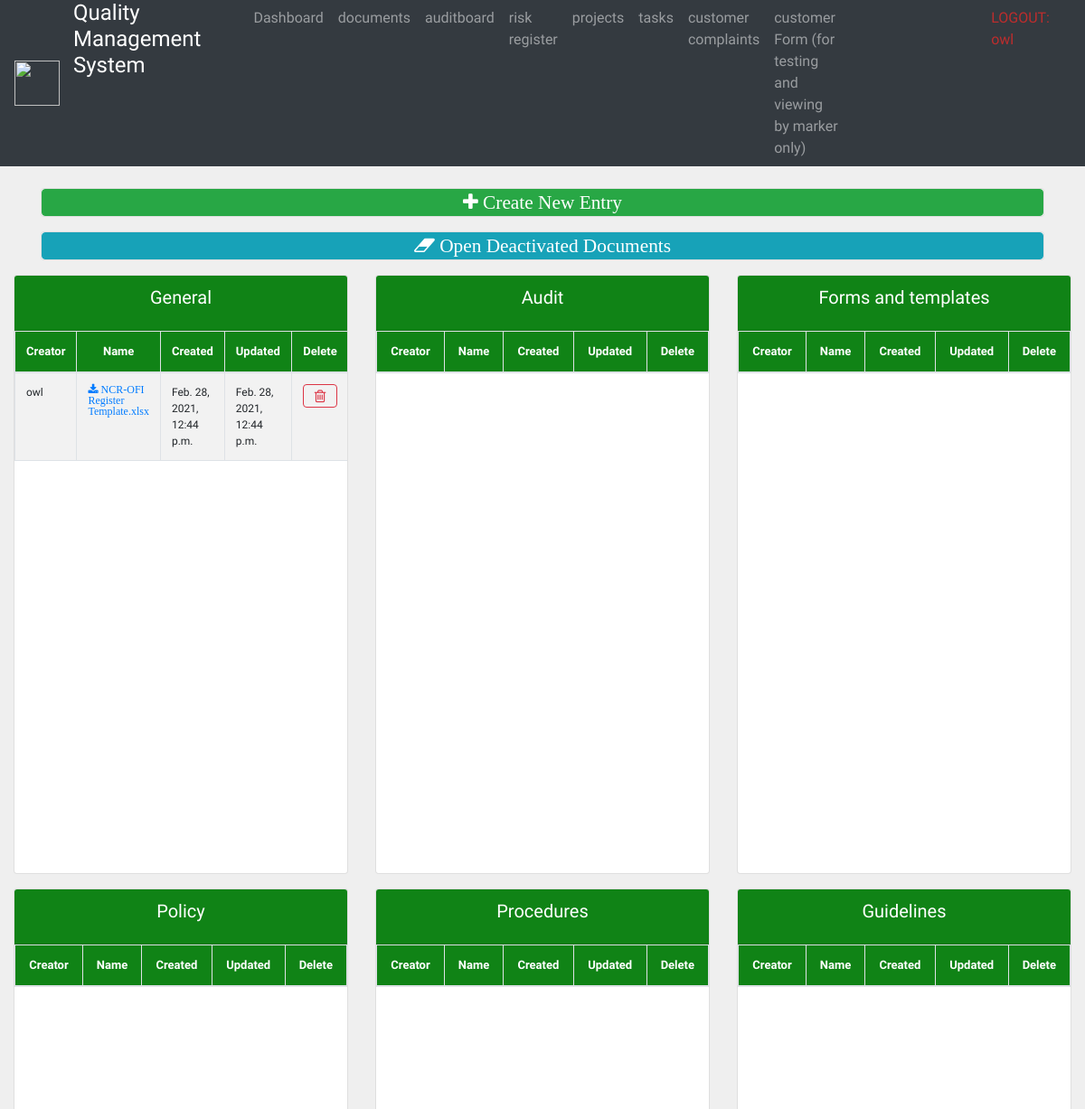
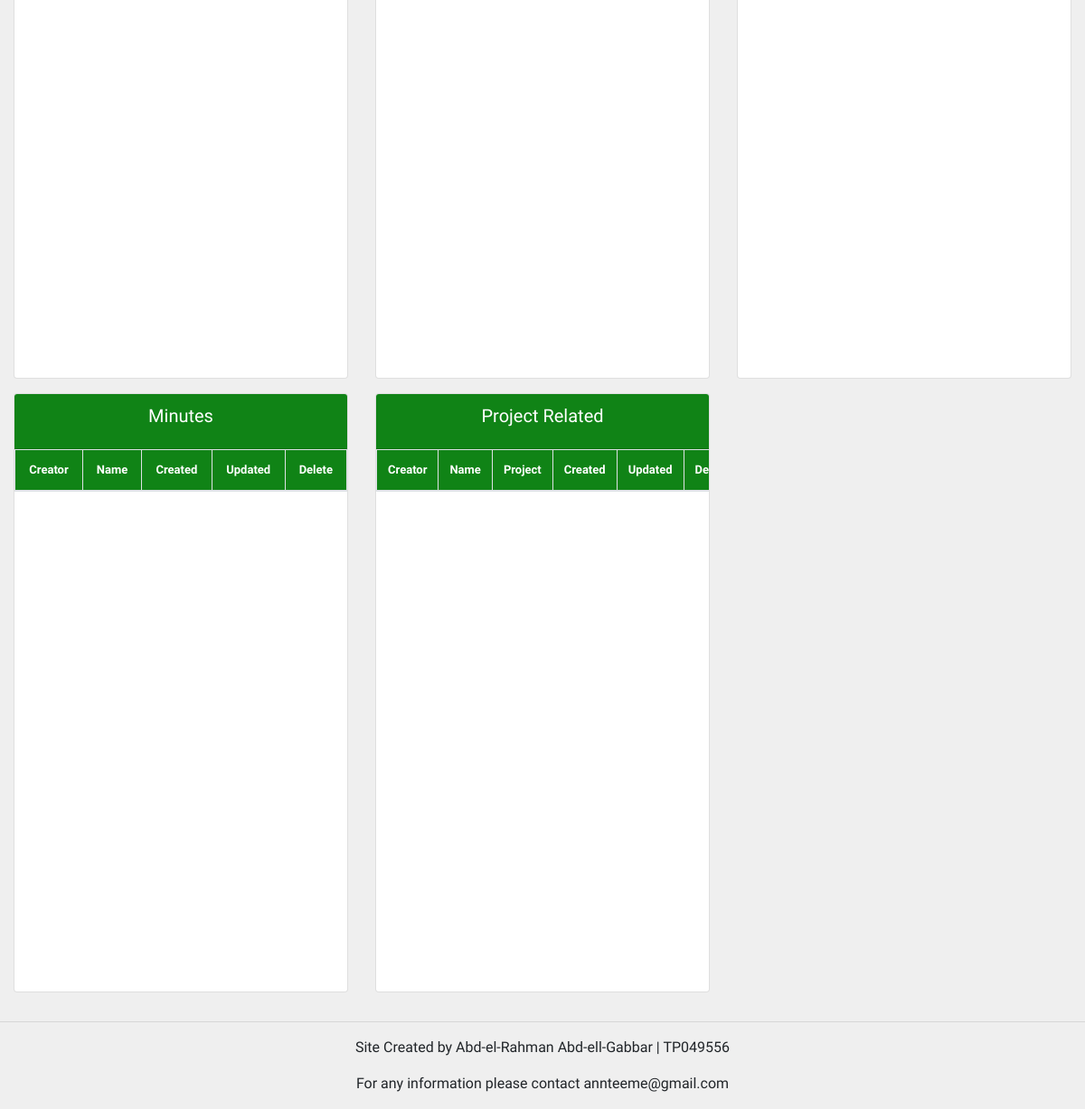
Screenshot of /docboard/ (signed in) with the database file from the repository (2 pictures, top to bottom).
### docs/models.py (models this page shows, shortened)
class Doc(models.Model):
    KIND_CHOICE =(
        ('General', 'General'),
        ('Audit', 'Audit'),
        ('Project Related', 'Project Related'),
        ('Policy', 'Policy'),
        ('Procedures', 'Procedures '),
        ('Guidelines', 'Guidelines'),
        ('Forms and templates', 'Forms and templates'),
        ('Minutes', 'Minutes'),
    )
    name = models.CharField(max_length=250, null=True, blank=True)
    creator = models.ForeignKey(settings.AUTH_USER_MODEL, on_delete=models.NOT_PROVIDED)
    projectID = models.ForeignKey(ProjectID.Project, null=True, blank=True, on_delete=models.SET_NULL)
    taskID = models.ForeignKey(TaskID.Task, null=True, blank=True, on_delete=models.SET_NULL)
    reportID = models.ForeignKey(ReportID.Report, null=True, blank=True, on_delete=models.SET_NULL)
    classified = models.BooleanField(default = False)
    document = models.FileField(null=False, blank=False)
    kind = models.CharField(choices=KIND_CHOICE, max_length=30, null=True, blank=True)
    dateCreated = models.DateTimeField(auto_now_add=True)
    dateUpdated = models.DateTimeField(null=True, blank=True)
    dateDeleted = models.DateTimeField(null=True, blank=True)

### acc/decorators.py (the view)
        def wrapper_func(request, *args, **kwargs):
            group = None
            if request.user.groups.exists():
                group =  request.user.groups.all()[0].name
            if group in allowed_roles:
                return view_func(request, *args, **kwargs)
            else:
                return HttpResponse('you are not authorised!')

### docs/views.py (called while the page is built)
@login_required(login_url='login')
@allowed_users(allowed_roles=['Manager', 'Audit'])
def docboard(request):
   docs = Doc.objects.all()
   return render(request, 'docboard.html', {'docs': docs})

### docs/templates/docboard.html (shortened to what this page needs)
{%  extends 'Base.html' %}
{% block content %}
<br>
<div class="container">
	<div class="card text-center mb-3">
		<td class="container" style="width: 10px;"><a class="btn btn-success  btn-block fa fa-plus fa-lg" aria-hidden="true" href="{% url 'docAdminCreate'%}"> Create New Entry</a></td>
	</div>
</div>
<div class="container">
	<div class="card text-center mb-3">
		<td class="container" style="width: 10px;"><a class="btn btn-info  btn-block fa fa-eraser fa-lg" aria-hidden="true" href="{% url 'completeDelete'%}"> Open Deactivated Documents</a></td>
	</div>
</div>
<div class="row">
	<div class="col-4">
		<div class="card text-center mb-3">
			<div class="card-header"  id="table-title1">
				<h5 class="card-title">General</h5>
			</div>
			<div id="table-short">
				<table class="table table-striped table-bordered projects" style="width: 100%">
					<thead>
						<tr id="table-title1">
							<th>Creator</th>
							<th>Name</th>
							<th>Created</th>
							<th>Updated</th>
							<th>Delete</th>
						</tr>
					</thead>
					<tbody id="table-font" >
					{% for d in docs %}
						{% if d.kind == 'General' and d.dateDeleted == null or d.kind == null and d.dateDeleted == null %}
							<tr >
							<td>{{d.creator}}</td>
							<td><a class= "fa fa-download" href="{{d.document.url}}"> {{d.name}}</a></td>
							<td>{{d.dateCreated}}</td>
							<td>{{d.dateUpdated}}</td>
								<td class="container" style="width: 10px;">
								<a class="btn btn-outline-danger  btn-block fa fa-trash-o fa-lg" aria-hidden="true" href="{% url 'docDelete' d.id %}"></a></td>
							</tr>
						{% endif %}
					{% endfor %}
					</tbody>
				</table>
			</div>
		</div>
	</div>
	<div class="col-4">
		<div class="card text-center mb-3">
			<div class="card-header"  id="table-title1">
				<h5 class="card-title">Audit</h5>
			</div>
			<div id="table-short">
				<table class="table table-striped table-bordered projects" style="width: 100%">
					<thead>
						<tr id="table-title1">
							<th>Creator</th>
							<th>Name</th>
							<th>Created</th>
							<th>Updated</th>
							<th>Delete</th>
						</tr>
					</thead>
				</table>
			</div>
		</div>
	</div>
	<div class="col-4">
		<div class="card text-center mb-3">
			<div class="card-header"  id="table-title1">
				<h5 class="card-title">Forms and templates</h5>
			</div>
			<div id="table-short">
				<table class="table table-striped table-bordered projects" style="width: 100%">
					<thead>
						<tr id="table-title1">
							<th>Creator</th>
							<th>Name</th>
							<th>Created</th>
							<th>Updated</th>
							<th>Delete</th>
						</tr>
					</thead>
				</table>
			</div>
		</div>
	</div>
</div>
<div class="row">
	<div class="col-4">
		<div class="card text-center mb-3">
			<div class="card-header"  id="table-title1">
				<h5 class="card-title">Policy</h5>
			</div>
			<div id="table-short">
				<table class="table table-striped table-bordered projects" style="width: 100%">
					<thead>
						<tr id="table-title1">
							<th>Creator</th>
							<th>Name</th>
							<th>Created</th>
							<th>Updated</th>
							<th>Delete</th>
						</tr>
					</thead>
				</table>
			</div>
		</div>
	</div>
	<div class="col-4">
		<div class="card text-center mb-3">
			<div class="card-header"  id="table-title1">
				<h5 class="card-title">Procedures</h5>
			</div>
			<div id="table-short">
				<table class="table table-striped table-bordered projects" style="width: 100%">
					<thead>
						<tr id="table-title1">
							<th>Creator</th>
							<th>Name</th>
							<th>Created</th>
							<th>Updated</th>
							<th>Delete</th>
						</tr>
					</thead>
				</table>
			</div>
		</div>
	</div>
	<div class="col-4">
		<div class="card text-center mb-3">
			<div class="card-header"  id="table-title1">
				<h5 class="card-title">Guidelines</h5>
			</div>
			<div id="table-short">
				<table class="table table-striped table-bordered projects" style="width: 100%">
					<thead>
						<tr id="table-title1">
							<th>Creator</th>
							<th>Name</th>
							<th>Created</th>
							<th>Updated</th>
							<th>Delete</th>
						</tr>
					</thead>
				</table>
			</div>
		</div>
	</div>
</div>
<div class="row">
	<div class="col-4">
		<div class="card text-center mb-3">
			<div class="card-header"  id="table-title1">
				<h5 class="card-title">Minutes</h5>
			</div>
			<div id="table-short">
				<table class="table table-striped table-bordered projects" style="width: 100%">
					<thead>
						<tr id="table-title1">
							<th>Creator</th>
							<th>Name</th>
							<th>Created</th>
							<th>Updated</th>
							<th>Delete</th>
						</tr>
					</thead>
				</table>
			</div>
		</div>
	</div>
	<div class="col-4">
		<div class="card text-center mb-3">
			<div class="card-header"  id="table-title1">
				<h5 class="card-title">Project Related</h5>
			</div>
			<div id="table-short">
				<table class="table table-striped table-bordered projects" style="width: 100%">
					<thead>
						<tr id="table-title1">
							<th>Creator</th>
							<th>Name</th>
							<th>Project</th>
							<th>Created</th>
							<th>Updated</th>
							<th>Delete</th>
						</tr>
					</thead>
				</table>
			</div>
		</div>
	</div>
</div>
{% endblock %}

### templates/navbar.html (shortened to what this page needs)
{% load static %}
<nav class="navbar navbar-expand-lg navbar-dark bg-dark sticky-top py-0">
    <img src="{% static 'images/logo.png' %}" width="50" height="50" alt="">
    <div class="container-fluid">
      <div class="collapse navbar-collapse" id="navbarNav">
        <ul class="navbar-nav">
          <li style="margin-right: 50px; color: white !important;" class="nav-item">
            <h4 aria-current="page">Quality Management System</a>
          </li>
          {% if request.user.is_staff or request.user.is_staff %}
          <li class="nav-item">
            <a class="nav-link" aria-current="page" href="{% url 'home' %}">Dashboard</a>
          </li>
          <li class="nav-item">
            <a class="nav-link" href="{% url 'docboard' %}">documents</a>
          </li>
          <li class="nav-item">
            <a class="nav-link" href="{% url 'auditboard' %}">auditboard</a>
          </li>
          <li class="nav-item">
            <a class="nav-link" href="{% url 'risk' %}">risk register</a>
          </li>
          {% endif %}
          <li class="nav-item">
            <a class="nav-link" href="{% url 'projectCreate' %}">projects</a>
          </li>
          <li class="nav-item">
            <a class="nav-link" href="{% url 'taskCreate' %}">tasks</a>
          </li>
          <li class="nav-item">
            <a class="nav-link" href="{% url 'customerComplaints' %}">customer complaints</a>
          </li>
          <li class="nav-item">
            <a class="nav-link" href="{% url 'cust_form' %}">customer Form (for testing and viewing by marker only)</a>
          </li>
          <li  class="nav-item">
            <a style="margin-left: 150px; color: rgb(189, 45, 45) !important;" class="nav-link" href="{% url 'logout'%}">LOGOUT: {{request.user}}</a>
          </li>
        </ul>
      </div>
    </div>
  </nav>

### static/css/main.css (style rules this page uses)
body { background-color: #efefef; }

### templates/Base.html (style rules this page uses)
body { font-family: 'Quicksand', sans-serif !important; }

### docs/templates/docboard.html (style rules this page uses)
#table-title1 { background-color: #108316; color: white; font-size:13px; text-align: center; }
#table-short { height: 600px; overflow-y: auto; }
#table-font { font-size:12px; text-align: left; }

### rows the page displays
Doc: creator "owl", name "NCR-OFI Register Template.xlsx", dateCreated "Feb. 28, 2021, 12:44 p.m.", dateUpdated "Feb. 28, 2021, 12:44 p.m."

### other values shown
{{ request.user }} "owl"
